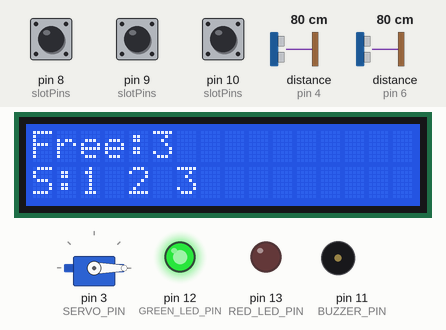
Bench run of a sketch on a simulated Arduino Uno, built with avr-gcc and run on an emulated ATmega328P. On the bench: servo, 16×2 character LCD, output pins drawn as LEDs (lit = HIGH), buzzer (waves = sounding, pin HIGH). Wiring (inferred from the names in the program): 2 × ultrasonic range finder: trigger pin 5, echo pin 4 / trigger pin 7, echo pin 6. Inputs (shaded band) come from the test bench; at power-on: pin 8 (slotPins) HIGH, distance to the obstacle (sensors on pin 6, pin 4) 80 cm, pin 9 (slotPins) HIGH, pin 10 (slotPins) HIGH. The echo pulse lasts 58.3 µs per cm; pins used as bus, display or sensor lines are not drawn; what the sketch prints to the serial monitor is not drawn.

Above: at 1.2 s.
1.3 s: pin 8 (slotPins) pulled LOW for 0.15 s
At 1.4 s:
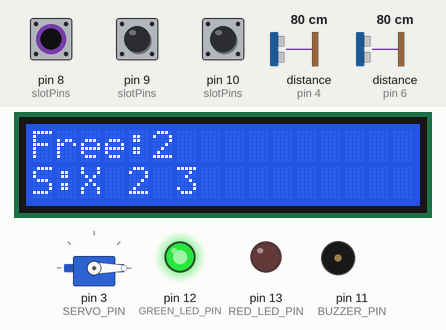
2.9 s: distance to the obstacle (sensor on pin 6) set to 17 cm
5.9 s: distance to the obstacle (sensor on pin 6) set to 14 cm
At 7.7 s:
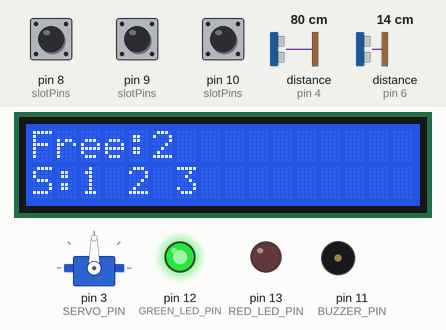
8.4 s: pin 9 (slotPins) pulled LOW for 3.2 s
At 9.0 s:
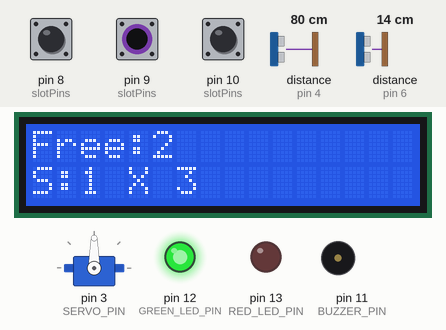
13.1 s: pin 10 (slotPins) pulled LOW for 0.15 s
At 13.2 s:
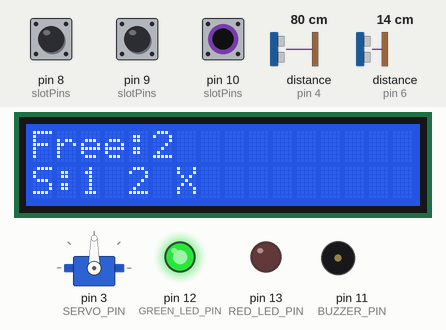
14.7 s: pin 8 (slotPins) pulled LOW for 1 s
At 15.4 s:
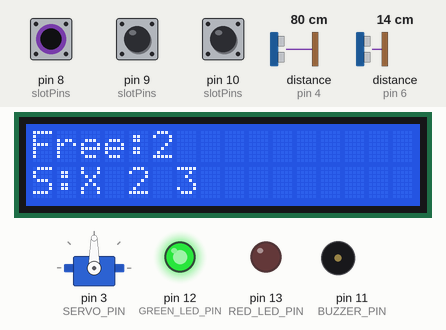
Timing chart, 0 to 18.5 s (numbered marks = the images above; inputs shaded):
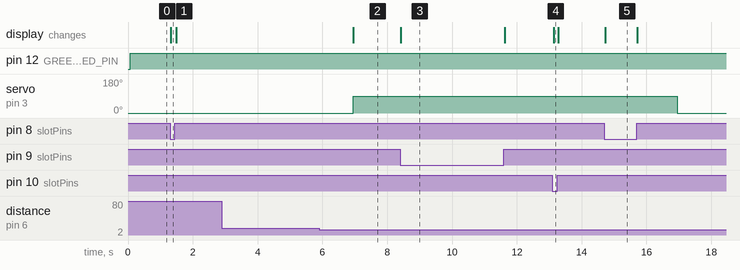

The sketch:

smart_parking.ino
```cpp
#pragma once

#include "gate.h"
#include "config.h"
#include "parking.h"

int availableSlots = 3;
int reservedSlots = 0;

void setup() {
  Serial.begin(9600);
  initGate();

  initParking();
  closeGate();
}

void loop() {
  updateParking();
  updateGateSystem();
  printState();
}
```

gate.cpp
```cpp
#include <Arduino.h>
#include <Servo.h>

#include "gate.h"
#include "config.h"

Servo gateServo;

bool prevEntryState = false;
bool prevExitState = false;

bool isGateOpen = false;
unsigned long gateOpenedAt = 0;


bool isCarAtEntry = false;
bool isCarAtExit = false;
unsigned long entryDetectionStart = 0;
unsigned long exitDetectionStart = 0;

GateMode gateMode = NONE;

extern int reservedSlots; // new
extern int availableSlots;

void initGate(){
    pinMode(ENTRY_TRIG_PIN, OUTPUT);
    pinMode(ENTRY_ECHO_PIN, INPUT);

    pinMode(EXIT_TRIG_PIN, OUTPUT);
    pinMode(EXIT_ECHO_PIN, INPUT);

    pinMode(BUZZER_PIN, OUTPUT);

    digitalWrite(ENTRY_TRIG_PIN, LOW);
    digitalWrite(EXIT_TRIG_PIN, LOW);

    gateServo.attach(SERVO_PIN);

    closeGate(); //new
}

float getDistance(int trig_pin, int echo_pin){
    digitalWrite(trig_pin, LOW);
    delayMicroseconds(2);

    digitalWrite(trig_pin, HIGH);
    delayMicroseconds(10);
    digitalWrite(trig_pin, LOW);

    long duration = pulseIn(echo_pin, HIGH, 30000);

    if(duration == 0){
        return 999.0;
    }

    float distance = float(duration) * 0.034 / 2;

    if(distance < 2 || distance > 400){
        return 999.0;
    }

    return distance;
}

void openGate(){
    gateServo.write(90);
    isGateOpen = true;
    gateOpenedAt = millis();
}

void closeGate(){
    gateServo.write(0);
    isGateOpen = false;
    gateMode = NONE;
}


bool isCarEntering(){
    float distance = getDistance(ENTRY_TRIG_PIN, ENTRY_ECHO_PIN);

    if(distance <= DETECTION_DISTANCE){      // hysteresis
        if(entryDetectionStart == 0){
            entryDetectionStart = millis();
        }

        if(millis() - entryDetectionStart >= DETECTION_CONFIRM){  // new
            isCarAtEntry = true;
        }
    }
    else if(distance >= CLEAR_DISTANCE){
        entryDetectionStart = 0;
        isCarAtEntry = false;
    }

    return isCarAtEntry;
}


bool isCarExiting(){
    float distance = getDistance(EXIT_TRIG_PIN, EXIT_ECHO_PIN);

    if(distance <= DETECTION_DISTANCE){
        if(exitDetectionStart == 0){
            exitDetectionStart = millis();
        }

        if(millis() - exitDetectionStart >= DETECTION_CONFIRM){  // new
            isCarAtExit = true;
        }
    }
    else if(distance >= CLEAR_DISTANCE){
        exitDetectionStart = 0;
        isCarAtExit = false;
    }

    return isCarAtExit;
}

void reserveSlot(){
    if(reservedSlots < availableSlots){
        reservedSlots++;
    }
}

void releaseReservation(){
    if(reservedSlots > 0){
        reservedSlots--;
    }
}

void updateGateSystem() {
    bool entry = isCarEntering();
    bool exit  = isCarExiting();

    bool entryRising = entry && !prevEntryState;
    bool exitRising  = exit && !prevExitState;

    switch(gateMode){
        case NONE:
            if(entryRising){
                if(availableSlots > 0) {    // new
                    openGate();
                    reserveSlot();
                    gateMode = ENTRY;
                } else{
                    tone(BUZZER_PIN, 1000, BUZZER_SOUND_TIME);
                }
            } else if(exitRising){
                openGate();
                gateMode = EXIT;
            }
            break;

        case ENTRY:
            if(exitRising){
                closeGate();

            }
            break;

        case EXIT:
            if(entryRising){
                closeGate();

            }
            break;
    }

    if(isGateOpen && millis() - gateOpenedAt >= GATE_TIMEOUT){
        if(gateMode == ENTRY){
            releaseReservation();
        }
        closeGate();
    }

    prevEntryState = entry;
    prevExitState = exit;
}
```

gate.h
```cpp
#ifndef GATE_H
#define GATE_H

const int DETECTION_DISTANCE = 15;
const int CLEAR_DISTANCE = 20;
const unsigned long DETECTION_CONFIRM = 1000;

const int BUZZER_SOUND_TIME = 1000;
const int GATE_TIMEOUT = 10000;


enum GateMode{
    NONE,
    ENTRY,
    EXIT
};

void initGate();

float getDistance(int trig_pin, int echo_pin); //
bool isCarEntering();
bool isCarExiting();

void openGate();
void closeGate();

void reserveSlot();
void releaseReservation();

void updateGateSystem();

#endif
```

parking.cpp
```cpp
#include <Arduino.h>
#include <LiquidCrystal_I2C.h>

#include "parking.h"
#include "config.h"

LiquidCrystal_I2C lcd(0x27, 16, 2);

extern int reservedSlots;
extern int availableSlots;

const int TOTAL_SLOTS = 3;
unsigned long lastPrint = 0;


const int slotPins[TOTAL_SLOTS] =
{
    SLOT1,
    SLOT2,
    SLOT3
};

bool currentState[TOTAL_SLOTS];
bool lastState[TOTAL_SLOTS];


void initParking()
{
    for(int i = 0; i < TOTAL_SLOTS; i++)
    {
        pinMode(slotPins[i], INPUT_PULLUP);
    }

    pinMode(GREEN_LED_PIN, OUTPUT);
    pinMode(RED_LED_PIN, OUTPUT);

    lcd.begin(16,2);
    lcd.setBacklight(HIGH);
}


void updateParking()
{
    int freeSlots = 0;

    // Read Slots

    for(int i = 0; i < TOTAL_SLOTS; i++)
    {
        currentState[i] = (digitalRead(slotPins[i]) == LOW);

        // العربية ركنت
        if(!lastState[i] && currentState[i] && reservedSlots > 0)
        {
            reservedSlots--;
        }

        if(!currentState[i])
        {
            freeSlots++;
        }
    }

    // Calculate Available

    availableSlots = freeSlots - reservedSlots;

    if(availableSlots < 0)
    {
        availableSlots = 0;
    }

    // leds


    digitalWrite(GREEN_LED_PIN, availableSlots > 0);
    digitalWrite(RED_LED_PIN, availableSlots == 0);

    // lcd

    lcd.setCursor(0,0);
    lcd.print("Free:");
    lcd.print(availableSlots);
    lcd.print("   ");

    lcd.setCursor(0,1);
    lcd.print("S:");

    for(int i = 0; i < TOTAL_SLOTS; i++)
    {
        if(currentState[i])
        {
            lcd.print("X");
        }
        else
        {
            lcd.print(i + 1);
        }

        if(i < TOTAL_SLOTS - 1)
        {
            lcd.print(" ");
        }
    }

    for(int i = 0; i < TOTAL_SLOTS; i++)
    {
        lastState[i] = currentState[i];
    }
}


void printState(){
  if(lastPrint == 0){
    lastPrint = millis();
  }
  if (millis() - lastPrint >= 5000){
    lastPrint = millis();

    Serial.println("----------------");
    Serial.print("Available: ");
    Serial.println(availableSlots);
    Serial.println("----------------");

    for(int i = 0; i < TOTAL_SLOTS; i++)
      {
          Serial.print("Slot ");
          Serial.print(i + 1);
          Serial.print(": ");

          if(currentState[i])
              Serial.println("Occupied");
          else
              Serial.println("Empty");
      }
    }
}
```

parking.h
```cpp
#ifndef PARKING_H
#define PARKING_H

void initParking();

void updateParking();

void printState();

#endif
```

config.h
```cpp
#ifndef CONFIG_H
#define CONFIG_H

// Gate realted pins
#define ENTRY_TRIG_PIN 7
#define ENTRY_ECHO_PIN 6

#define EXIT_TRIG_PIN 5
#define EXIT_ECHO_PIN 4

// parking slots
#define SLOT1 8
#define SLOT2 9
#define SLOT3 10

// components
#define BUZZER_PIN 11
#define SERVO_PIN 3
#define GREEN_LED_PIN 12
#define RED_LED_PIN 13

// reservation and availability variables
extern int reservedSlots;
extern int availableSlots;

#endif
```

Measured:
- the behaviour switches between 16 and 15 cm on distance to the obstacle (sensor on pin 6) (found by bisection; images 1 and 2)
- after the input at 1.3 s, the display: changes at once (image 1)
- after the input at 2.9 s, every drawn part: stays the same
- after the input at 5.9 s, servo on pin 3 (SERVO_PIN): 0° → 90° after 1.0 s; the display: changes after 1.1 s (image 2)
- after the input at 8.4 s, the display: changes at once (image 3)
- after the input at 13.1 s, the display: changes at once (image 4)
- after the input at 14.7 s, the display: changes at once (image 5)
